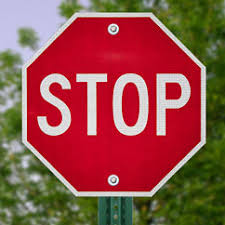
#> input picture data/stopOrig.jpeg, 225 x 225 px, found by its file name
$ python ImageDetect.py
#> lines starting #> are read from the running program, lines starting #| are printed output that depends on the picture
import numpy as np
import cv2

img1 = cv2.imread("stopOrig.jpeg",0)          # queryImage
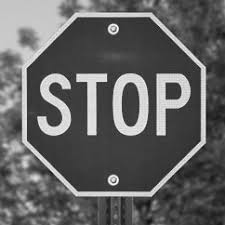
#> img1: shape (225, 225); min 14, max 255, mean 98.1
img2 = cv2.imread("stopRot.jpg",0) # trainImage
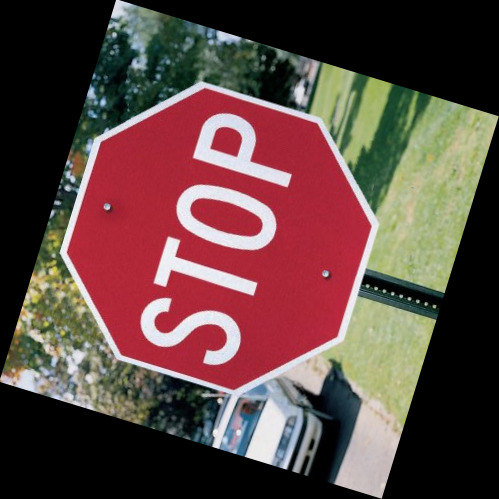
#> input picture data/stopRot.jpg, 499 x 499 px, found by its file name
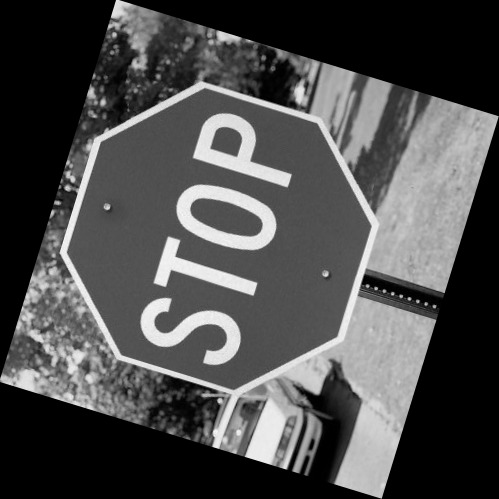
#> img2: shape (499, 499); min 0, max 253, mean 76.1

# Initiate SIFT detector
sift = cv2.xfeatures2d.SIFT_create()

# find the keypoints and descriptors with SIFT
kp1, des1 = sift.detectAndCompute(img1,None)
#> kp1 = 287 keypoints; strongest (x, y, size): (173, 91, 9.8), (92, 129, 7.5), (161, 130, 7.4), (42, 121, 7.1)
kp2, des2 = sift.detectAndCompute(img2,None)
#> kp2 = 1231 keypoints; strongest (x, y, size): (392, 294, 2.2), (401, 296, 2.3), (418, 301, 2.3), (384, 291, 2.3)

# Brute Force matcher
bf = cv2.BFMatcher()
matches = bf.knnMatch(des1,des2, k=2)
#> matches = 287 matches

# Finding best matches
good = []
for m,n in matches:
    if m.distance < 0.5*n.distance:
        good.append(m)
#> after the loop, good = 20 matches

print (len(good))
#| 20

#Homograph
if len(good) > 10:
	query_pts = np.float32([kp1[m.queryIdx].pt for m in good]).reshape(-1,1,2)
#> query_pts = 20 rows, first 8: [41.99, 121.2], [54.87, 88.5], [65.41, 84.18], [66.17, 90.46], [71.57, 78.76], [75.19, 97.12], [75.19, 97.12], [77.29, 193.5]
	train_pts = np.float32([kp2[m.trainIdx].pt for m in good]).reshape(-1,1,2)
#> train_pts = 20 rows, first 8: [212.7, 357.7], [164.8, 322.7], [161.8, 304.7], [171.8, 305.9], [159.5, 292.3], [187.5, 295.1], [187.5, 295.1], [119.1, 356.5]
	#print(train_pts)

	matrix, mask = cv2.findHomography(query_pts, train_pts, cv2.RANSAC, 5.0)
#> matrix = [[0.502, 1.45, 4.56], [-1.5, 0.413, 361.1], [7.11e-05, -0.00032, 1]]; mask = 20 values, max 1 at index 0, min 0 at index 7, mean 0.95
	matches_mask = mask.ravel().tolist()
#> matches_mask = [1, 1, 1, 1, 1, 1, 1, 0, 1, 1, 1, 1, 1, 1, 1, 1, 1, 1, 1, 1]

	h, w = img1.shape
#> h = 225; w = 225
	pts = np.float32([[0,0], [0,h], [w,h], [w,0]]).reshape(-1,1,2)
#> pts = [[0, 0], [0, 225], [225, 225], [225, 0]]
	dst = cv2.perspectiveTransform(pts, matrix)
#> dst = [[4.56, 361.1], [356.7, 489.2], [470.3, 122.3], [115.6, 22.22]]

	homography = cv2.polylines(img2, [np.int32(dst)], True, (255, 0, 0), 3)
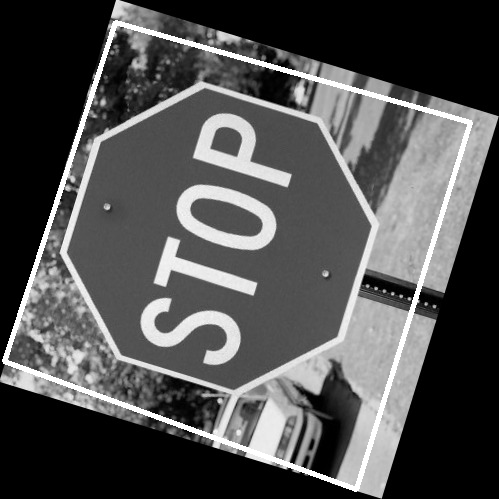
#> homography: shape (499, 499); min 0, max 255, mean 80.4
	cv2.imshow("Homography", homography)
else:
	cv2.imshow("Homography", img2)


#cv2.imshow("result", img3)
cv2.waitKey(0)
cv2.destroyAllWindows()
